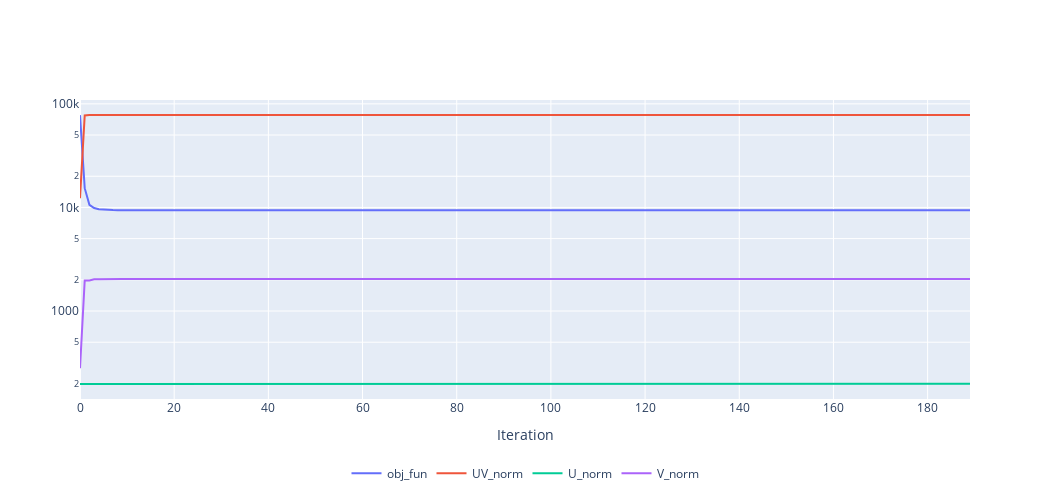

Notebook cell for this chart:
### Code cell
plot_dataframe('horse001_10_uscaled')

### Figure 1 — Plotly figure (JSON) as saved in the notebook; plotly's stock layout.template omitted (floating-point values rounded to 4 significant figures; data arrays with more than 128 entries replaced by an {"elided": "..."} marker saying what was removed)
{"data": [{"hoverinfo": "text", "mode": "lines", "name": "obj_fun", "text": {"elided": "190 str values"}, "type": "scatter", "x": {"elided": "190 int values"}, "y": {"elided": "190 float values"}}, {"hoverinfo": "text", "mode": "lines", "name": "UV_norm", "text": {"elided": "190 str values"}, "type": "scatter", "x": {"elided": "190 int values"}, "y": {"elided": "190 float values"}}, {"hoverinfo": "text", "mode": "lines", "name": "U_norm", "text": {"elided": "190 str values"}, "type": "scatter", "x": {"elided": "190 int values"}, "y": {"elided": "190 float values"}}, {"hoverinfo": "text", "mode": "lines", "name": "V_norm", "text": {"elided": "190 str values"}, "type": "scatter", "x": {"elided": "190 int values"}, "y": {"elided": "190 float values"}}], "layout": {"height": 500, "legend": {"orientation": "h", "x": 0.5, "xanchor": "center", "y": -0.2, "yanchor": "top"}, "width": 1050, "xaxis": {"title": {"text": "Iteration"}}, "yaxis": {"type": "log"}}}
